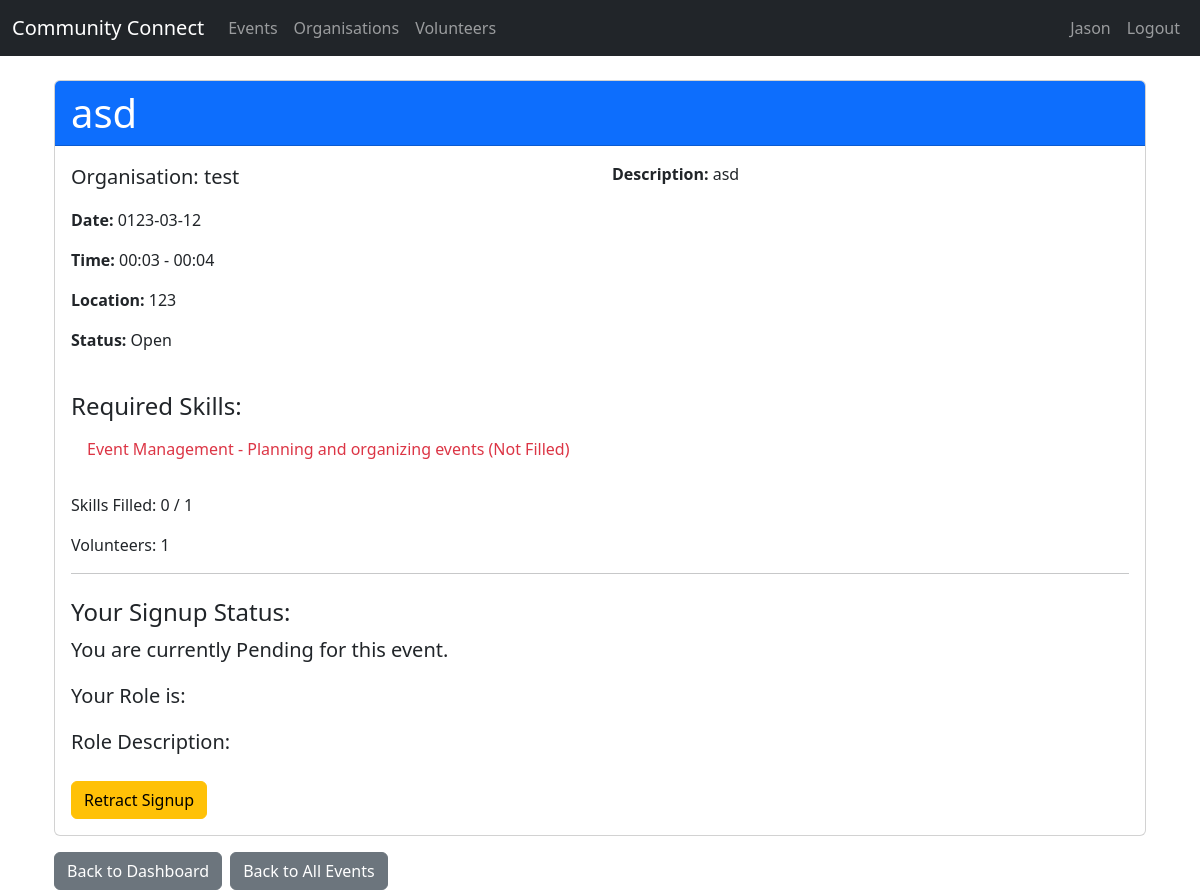
Page /events/11 (signed in) on the earlier database version.
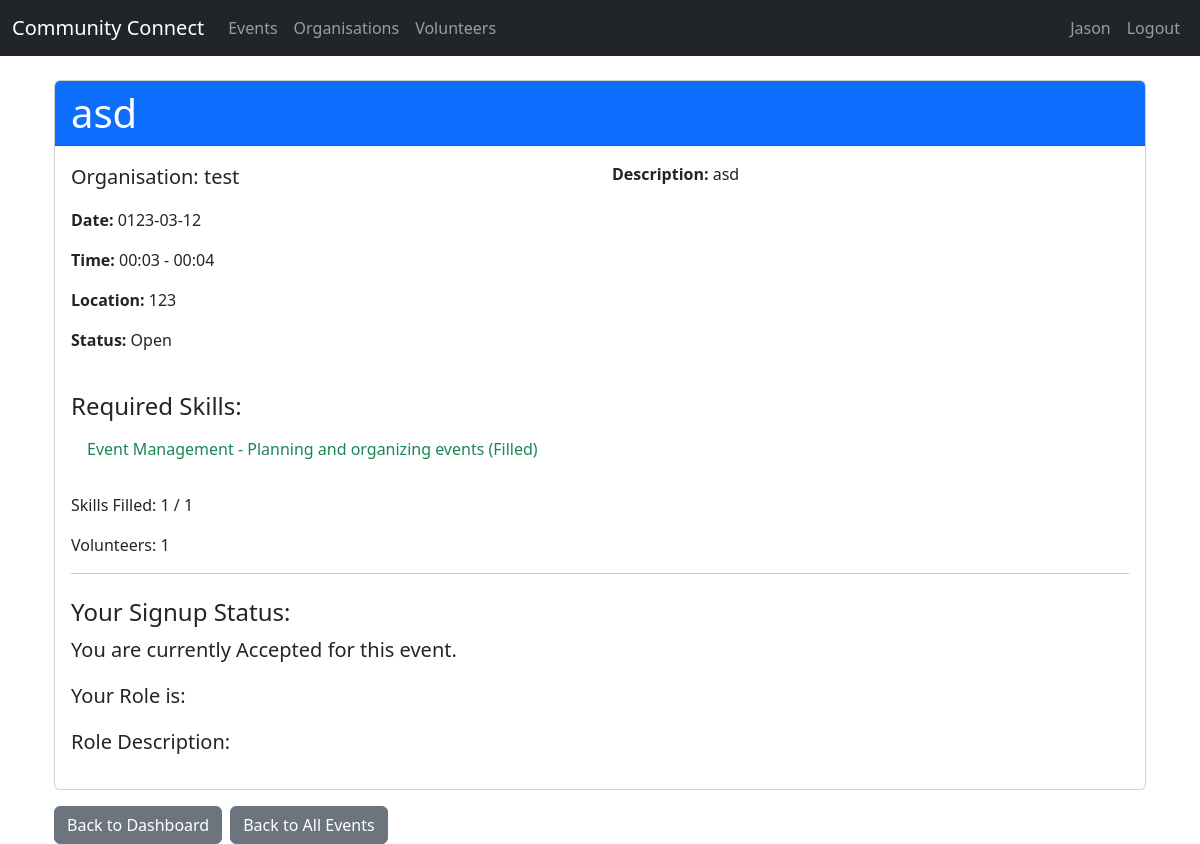
Same page on the later database version.
### tables this page shows
CREATE TABLE Skills (
    SkillID INTEGER PRIMARY KEY AUTOINCREMENT,
    Name TEXT NOT NULL,
    Description TEXT
);

CREATE TABLE Signups (
    SignupID INTEGER PRIMARY KEY AUTOINCREMENT,
    EventID INTEGER,
    VolunteerID INTEGER,
    RoleID INTEGER,
    Status TEXT,
    FOREIGN KEY (EventID) REFERENCES Events(EventID) ON DELETE CASCADE,
    FOREIGN KEY (VolunteerID) REFERENCES Volunteers(VolunteerID) ON DELETE CASCADE,
    FOREIGN KEY (RoleID) REFERENCES Roles(RoleID) ON DELETE CASCADE
);

### app.py (the view)
@app.route("/events/<int:event_id>")
@login_required
def view_event(event_id):
    db = get_db()
    event = db.execute(
        """SELECT e.*, o.Name AS OrgName
           FROM Events e
           JOIN Organisations o ON e.OrganisationID = o.OrganisationID
           WHERE e.EventID = ?""",
        (event_id,)
    ).fetchone()
    if not event:
        flash("Event not found.", "error")
        return redirect(url_for('index'))
    skills_data = db.execute(
        """SELECT
            s.Name,
            s.Description,
            COUNT(vs.VolunteerID) AS FilledCount
        FROM EventSkills es
        JOIN Skills s ON es.SkillID = s.SkillID
        LEFT JOIN Signups sup ON es.EventID = sup.EventID AND sup.Status = 'Accepted'
        LEFT JOIN VolunteerSkills vs ON sup.VolunteerID = vs.VolunteerID AND vs.SkillID = es.SkillID
        WHERE es.EventID = ?
        GROUP BY s.SkillID, s.Name, s.Description""",
        (event_id,)
    ).fetchall()
    requiredskillcount = db.execute(
        """SELECT COUNT(DISTINCT es.SkillID) AS RequiredSkillCount
           FROM EventSkills es
           JOIN Signups s ON s.EventID = es.EventID
           JOIN VolunteerSkills vs ON vs.VolunteerID = s.VolunteerID AND vs.SkillID = es.SkillID
           WHERE es.EventID = ? AND s.status = 'Accepted'""",
        (event_id,)).fetchone()
    eventskillcount = db.execute(
    """SELECT COUNT(*) AS EventSkillCount
       FROM EventSkills
       WHERE EventID = ?""",
       (event_id,)).fetchone()
    volunteercount = db.execute(
        """SELECT COUNT(*) AS VolunteerCount
           FROM Signups sup
           WHERE sup.EventID = ?
            """,
    (event_id,)).fetchone()
    signup = None
    if session.get("account_type") == 'volunteer':
        signup = db.execute(
            """SELECT s.Status FROM Signups s
               WHERE VolunteerID = ? AND EventID = ?""",
            (session["user_id"], event_id)
        ).fetchone()
    role = None
    if session.get("account_type") == 'volunteer':
        role = db.execute(
            """SELECT r.* FROM Signups s
               JOIN Roles r ON r.RoleID = s.RoleID
               WHERE VolunteerID = ? AND EventID = ?""",
            (session["user_id"], event_id)
        ).fetchone()
    return render_template(
        "view_event.html",
        event=event,
        skills_data=skills_data,
        signup=signup,
        role=role,
        account_type=session.get("account_type"),
        requiredskillcount=requiredskillcount,
        eventskillcount=eventskillcount,
        volunteercount=volunteercount
    )

### app.py (called while the page is built)
def get_db():
    db = getattr(g, "_database", None)
    if db is None:
        db = g._database = sqlite3.connect(DATABASE)
        db.row_factory = sqlite3.Row
    return db

@app.teardown_appcontext
def close_connection(exception):
    db = getattr(g, "_database", None)
    if db is not None:
        db.close()

def login_required(f):
    @wraps(f)
    def decorated_function(*args, **kwargs):
        if "user_id" not in session:
            flash("Please log in first.", "error")
            return redirect(url_for("login"))
        return f(*args, **kwargs)
    return decorated_function

### templates/view_event.html (shortened to what this page needs)
{% extends "base.html" %}
{% block content %}
<div class="container mt-4">
    <div class="card">
        <div class="card-header bg-primary text-white">
            <h1 class="card-title mb-0">{{ event.Name }}</h1>
        </div>
        <div class="card-body">
            <div class="row">
                <div class="col-md-6">
                    <p class="lead"><strong>Organisation:</strong> {{ event.OrgName }}</p>
                    <p><strong>Date:</strong> {{ event.Date }}</p>
                    <p><strong>Time:</strong> {{ event.StartTime }} - {{ event.EndTime }}</p>
                    <p><strong>Location:</strong> {{ event.Location }}</p>
                    <p><strong>Status:</strong> {{ event.Status }}</p>
                </div>
                <div class="col-md-6">
                    {% if event.Description %}
                        <p><strong>Description:</strong> {{ event.Description }}</p>
                    {% endif %}
                </div>
            </div>
            <h4 class="mt-4">Required Skills:</h4>
            {% if skills_data %}
                <ul class="list-group list-group-flush mb-4">
                    {% for skill in skills_data %}
                        {% set skill_class = 'text-success' if skill.FilledCount > 0 else 'text-danger' %}
                        <li class="list-group-item">
                            <span class="{{ skill_class }}">
                                {{ skill.Name }} - {{ skill.Description }}
                                {% if skill.FilledCount > 0 %}
                                    (Filled)
                                {% else %}
                                    (Not Filled)
                                {% endif %}
                            </span>
                        </li>
                    {% endfor %}
                </ul>
            {% else %}
                <p>No specific skills are required for this event.</p>
            {% endif %}
            <p>Skills Filled: {{ requiredskillcount.RequiredSkillCount }} / {{ eventskillcount.eventskillcount }}</p>
            <p>Volunteers: {{ volunteercount.volunteercount }}</p>
            {% if account_type == 'volunteer' %}
                <hr>
                <h4 class="mt-4">Your Signup Status:</h4>
                {% if signup %}
                    <p class="lead">You are currently <strong>{{ signup.Status }}</strong> for this event.</p>
                    <p class="lead">Your Role is: <strong>{{ role.Name }}</strong></p>
                    <p class="lead">Role Description: <strong>{{ role.Description }}</strong></p>
                    {% if signup.Status != 'Accepted' %}
                        <form action="{{ url_for('retract_signup', event_id=event.EventID) }}" method="POST" class="d-inline">
                            <button type="submit" class="btn btn-warning mt-2" onclick="return confirm('Are you sure you want to retract your signup?');">Retract Signup</button>
                        </form>
                    {% endif %}
                {% else %}
                    <p class="lead">You are not currently signed up for this event.</p>
                    <form action="{{ url_for('signup_for_event', event_id=event.EventID) }}" method="POST">
                        <button type="submit" class="btn btn-primary mt-2">Sign Up for Event</button>
                    </form>
                {% endif %}
            {% endif %}
        </div>
    </div>
    <div class="d-flex gap-2 mt-3">
        <a href="{{ url_for(session.account_type + '_dashboard') }}" class="btn btn-secondary">Back to Dashboard</a>
        <a href="{{ url_for('list_events') }}" class="btn btn-secondary">Back to All Events</a>
    </div>
</div>
{% endblock %}

Differences in the rows shown:
computed for Skills "Event Management": text "(Not Filled)" → "(Filled)"
changed Signups: Status "Pending" → "Accepted"
Other differences:
{{ requiredskillcount.RequiredSkillCount }}: "0" → "1"
text no longer shown: "Retract Signup"
